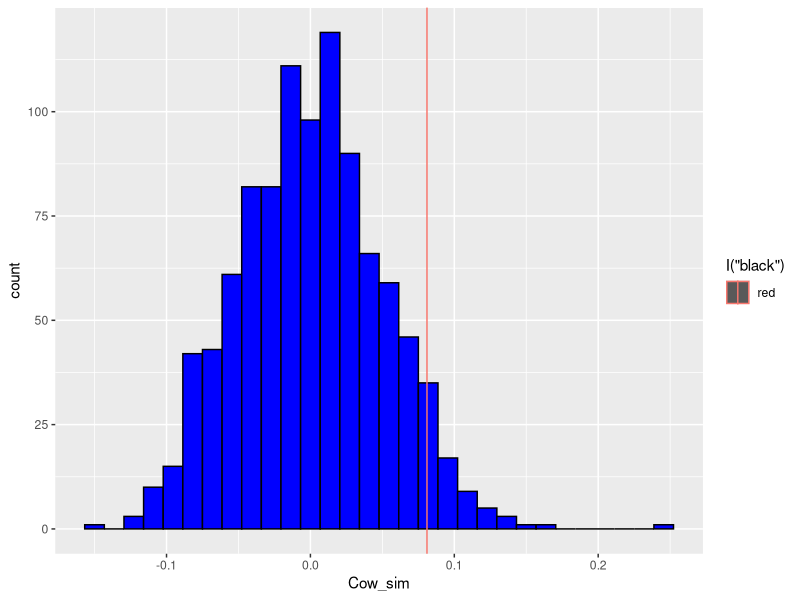

Write the R code that produced this figure.
## ---- chunk 1
my_vec <- rep(c(0,1,2),150) # creating a numeric vector
counter <- 0

# a loop to calculate number of zeroes in my_ved
for(i in seq_along(my_vec)){
  if(my_vec[i]==0)
    counter <- counter+1
  
}
print(counter)
## ---- chunk 2
zeros <- sum(my_vec == 0)
print(zeros)
length(my_vec[my_vec==0]) # another method
## ---- chunk 3
# -----------------------------------------
# FUNCTION mat_rc
# description: matrix with each element as a product of row number and column number
# inputs: two integers x and y as rows and column of matrix m
# outputs: matrix of dimension x*y
###########################################
a <- 5
b <- 8
mat_rc <- function(x=a,
                   y=b){

m <- matrix(nrow = x, ncol = y)
  for(i in 1:nrow(m)) {
    for(j in 1:ncol(m)) {
      m[i,j] <- i*j
    } # close j loop
  } # close i loop
  return(print(m))
}   # end of mat_rc
#--------------------------------------------
mat_rc()

## ---- chunk 4
library(ggplot2)
library(TeachingDemos)

set.seed(100) # set the random number seed to repeat the analysis results

# -----------------------------------------
# FUNCTION read_data
# description: generate data for analysis
# inputs: 
# outputs: dataframe for my data on AMR 
###########################################
read_data <- function(z=NULL) {
  if (is.null(z))  {
                  Cows <- round(rnorm(mean=40,n=200,sd=10),2)
                  Humans <- round(rnorm(mean=44,n=200,sd=7),2)
                  df <- data.frame(ID=seq_along(Cows),Cows,Humans)} # set up data frame
return(df)
}
# end of read_data
#-------------------------------------------
read_data()

# alternative way for different data using class code if else

# read_data <- function(z=NULL){
#  if(is.null(z)){
#    xObs <- 1:20
#   yObs <- xObs + 5*rnorm(20)
#   dF <- data.frame(ID=seq_along(xObs),
 #                    xObs,
 #                    yObs)} else {
#                       dF <- read.table(file = z, row.names = 1, header = TRUE, sep = ",", stringsAsFactors = FALSE)}
 # return(dF)
#}
# readData() 

# -----------------------------------------
# FUNCTION get_metric
# description: calculate metric for randomization test
# inputs: 2 column data frame for linear regression
# outputs: regression slope
###########################################
get_metric <- function(z=NULL) {
 . <- lm(z[,3]~z[,2])  
    . <- summary(.) 
    . <- .$coefficients[2,1]  
    slope <- .
    return(slope)
}

# end of get_metric
#-------------------------------------------

# -----------------------------------------
# FUNCTION shuffle_data
# description: randomize data for regression analysis
# inputs: dataframe created with 3 columns
# outputs: 3 column data frame
###########################################
shuffle_data <- function(z=NULL) {
z[,3] <- sample(z[,3])
return(z)
}
shuffle_data()
# end of shuffle_data
#-------------------------------------------

# -----------------------------------------
# FUNCTION get_pval
# description: get p value from data
# inputs: list of observed metric, and vector of simulated metrics
# outputs: lower and upper tail probability values
###########################################
get_pval <- function(z=NULL) {
pLower <- mean(z[[2]] <= z[[1]]) 
   pUpper <- mean(z[[2]] >= z[[1]])
   return(c(pLower,pUpper))
 }
get_pval()
# end of get_pval
#-------------------------------------------

# -----------------------------------------
# FUNCTION plot_ranTest
# description: ggplot of histogram of simulated values
# inputs: list of observed and simulated metrics
# outputs: save ggplot graph
###########################################
plot_ranTest <- function(z=NULL) {
 dat <- data.frame(ID=seq_along(z[[2]]),Cow_sim=z[[2]])
   p1 <- ggplot(data=dat,mapping=aes(x=Cow_sim))
   p1 + geom_histogram(mapping=aes(fill=I("blue"),color=I("black"))) +
     geom_vline(aes(xintercept=z[[1]],col="red")) 
}
# end of plot_ranTest
#-------------------------------------------
## ---- chunk 5
# Performing the randomisation test
nSim <- 1000
x_sim <- rep(NA,nSim) # vector of simulated slopes
df <- read_data()
x <- get_metric(df)
for (i in seq_len(nSim)) {
x_sim[i] <- get_metric(shuffle_data(df))
}
slopes <- list(x,x_sim)
get_pval(slopes)
plot_ranTest(slopes)
## ---- chunk 6
data_amr <- read.csv("AMR.csv", header=T)
linreg <- lm(data_amr[,3]~data_amr[,2])  
    linregSum <- summary(linreg) 
    pval <- linregSum$coefficients[2,4]  
    pval
